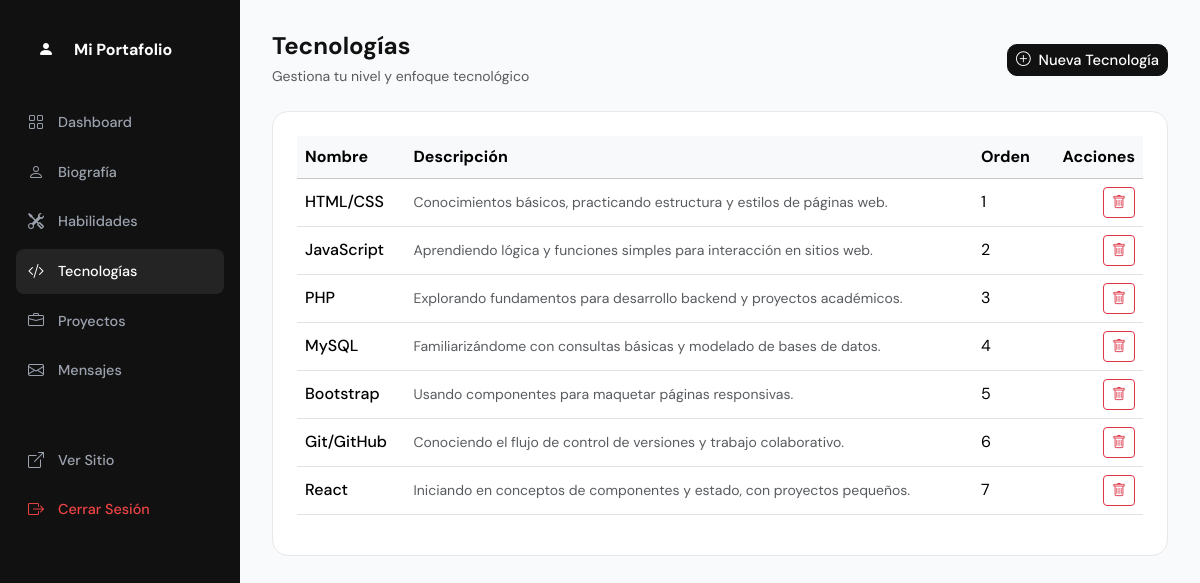
The page /dashboard/tecnologias.php (signed in) on the database its author committed.
### tables this page shows
CREATE TABLE IF NOT EXISTS tecnologias (
    id          INT AUTO_INCREMENT PRIMARY KEY,
    nombre      VARCHAR(100) NOT NULL,
    descripcion TEXT,
    orden       INT DEFAULT 0,
    created_at  TIMESTAMP DEFAULT CURRENT_TIMESTAMP
);

### includes/functions.php (called while the page is built, shortened)
<?php
function getTecnologias($pdo) {
    try {
        $stmt = $pdo->query("SELECT * FROM tecnologias ORDER BY orden ASC");
        return $stmt->fetchAll();
    } catch (Exception $e) {
        return null;
    }
}

### dashboard/tecnologias.php (the view, shortened to what this page needs)
<?php
require_once '../includes/db.php';
require_once '../includes/functions.php';
$tecnologias = getTecnologias($pdo) ?? [];
?>
<!DOCTYPE html>
<html lang="es">
<head>
    <link href="https://cdn.jsdelivr.net/npm/bootstrap@5.3.8/dist/css/bootstrap.min.css" rel="stylesheet">
    <link href="https://cdn.jsdelivr.net/npm/bootstrap-icons@1.11.0/font/bootstrap-icons.css" rel="stylesheet">
    <link href="../assets/css/style.css" rel="stylesheet">
</head>
<body>
<div class="dashboard-sidebar">
    <div class="brand"><div class="brand-icon"><i class="bi bi-person-fill"></i></div>Mi Portafolio</div>
    <a href="index.php" class="sidebar-link"><i class="bi bi-grid"></i> Dashboard</a>
    <a href="biografia.php" class="sidebar-link"><i class="bi bi-person"></i> Biografía</a>
    <a href="habilidades.php" class="sidebar-link"><i class="bi bi-tools"></i> Habilidades</a>
    <a href="tecnologias.php" class="sidebar-link active"><i class="bi bi-code-slash"></i> Tecnologías</a>
    <a href="proyectos.php" class="sidebar-link"><i class="bi bi-briefcase"></i> Proyectos</a>
    <a href="mensajes.php" class="sidebar-link"><i class="bi bi-envelope"></i> Mensajes</a>
    <div style="margin-top:auto;padding-top:40px;">
        <a href="../index.php" class="sidebar-link" target="_blank"><i class="bi bi-box-arrow-up-right"></i> Ver Sitio</a>
        <a href="logout.php" class="sidebar-link" style="color:#ef4444;"><i class="bi bi-box-arrow-right"></i> Cerrar Sesión</a>
    </div>
</div>
<div class="dashboard-content">
    <div class="d-flex justify-content-between align-items-center mb-4">
        <div>
            <h4 class="fw-bold mb-1">Tecnologías</h4>
            <p class="text-muted small mb-0">Gestiona tu nivel y enfoque tecnológico</p>
        </div>
        <button class="btn btn-dark btn-sm" data-bs-toggle="modal" data-bs-target="#modalTech">
            <i class="bi bi-plus-circle me-1"></i> Nueva Tecnología
        </button>
    </div>
    <div class="dashboard-card">
        <?php if (empty($tecnologias)): ?>
            <div class="text-center py-4 text-muted">
                <i class="bi bi-code-slash fs-1 d-block mb-2"></i>
                <p>No hay tecnologías aún.</p>
            </div>
        <?php else: ?>
            <div class="table-responsive">
                <table class="table align-middle">
                    <thead class="table-light">
                        <tr><th>Nombre</th><th>Descripción</th><th>Orden</th><th class="text-end">Acciones</th></tr>
                    </thead>
                    <tbody>
                        <?php foreach ($tecnologias as $t): ?>
                        <tr>
                            <td class="fw-medium"><?php echo htmlspecialchars($t['nombre']); ?></td>
                            <td><small class="text-muted"><?php echo htmlspecialchars($t['descripcion']); ?></small></td>
                            <td><?php echo $t['orden']; ?></td>
                            <td class="text-end">
                                <a href="?eliminar=<?php echo $t['id']; ?>"
                                   onclick="return confirm('¿Eliminar?')"
                                   class="btn btn-sm btn-outline-danger">
                                    <i class="bi bi-trash"></i>
                                </a>
                            </td>
                        </tr>
                        <?php endforeach; ?>
                    </tbody>
                </table>
            </div>
        <?php endif; ?>
    </div>
</div>
</body>
</html>

### assets/css/style.css (style rules this page uses)
:root { --color-dark: #111111; --color-gray-light: #f5f6f7; --color-border: #e8e8e8; --color-text-muted: #6b7280; --color-accent: #111111; --font-main: 'DM Sans', sans-serif; --transition: 0.2s ease; --radius: 12px; --radius-lg: 16px; }
*, *::before, *::after { box-sizing: border-box; }
body { font-family: var(--font-main); color: var(--color-dark); background: #ffffff; line-height: 1.6; -webkit-font-smoothing: antialiased; }
.brand-icon { width: 36px; height: 36px; background: var(--color-dark); border-radius: 8px; display: flex; align-items: center; justify-content: center; color: white; font-size: 16px; }
.btn-dark { background: var(--color-dark); border-color: var(--color-dark); font-weight: 500; border-radius: 10px; transition: all var(--transition); font-size: 0.92rem; }
html { scroll-behavior: smooth; }
.dashboard-sidebar { width: 240px; min-height: 100vh; background: var(--color-dark); position: fixed; left: 0; top: 0; z-index: 100; padding: 24px 16px; }
.dashboard-sidebar .brand { color: white; font-weight: 700; font-size: 1rem; padding: 8px 12px; margin-bottom: 24px; display: flex; align-items: center; gap: 10px; }
.sidebar-link { display: flex; align-items: center; gap: 10px; color: #9ca3af; text-decoration: none; padding: 10px 12px; border-radius: 8px; font-size: 0.9rem; font-weight: 500; margin-bottom: 4px; transition: all var(--transition); }
.sidebar-link:hover, .sidebar-link.active { background: rgba(255,255,255,0.08); color: white; }
.sidebar-link i { font-size: 16px; width: 20px; }
.dashboard-content { margin-left: 240px; min-height: 100vh; background: #f9fafb; padding: 32px; }
.dashboard-card { background: #ffffff; border: 1px solid var(--color-border); border-radius: var(--radius-lg); padding: 24px; }

### rows shown on the page
tecnologias: nombre "HTML/CSS", descripcion "Conocimientos básicos, practicando estructura y estilos de páginas web.", orden "1"
tecnologias: nombre "JavaScript", descripcion "Aprendiendo lógica y funciones simples para interacción en sitios web.", orden "2"
tecnologias: nombre "PHP", descripcion "Explorando fundamentos para desarrollo backend y proyectos académicos.", orden "3"
tecnologias: nombre "MySQL", descripcion "Familiarizándome con consultas básicas y modelado de bases de datos.", orden "4"
tecnologias: nombre "Bootstrap", descripcion "Usando componentes para maquetar páginas responsivas.", orden "5"
tecnologias: nombre "Git/GitHub", descripcion "Conociendo el flujo de control de versiones y trabajo colaborativo.", orden "6"
tecnologias: nombre "React", descripcion "Iniciando en conceptos de componentes y estado, con proyectos pequeños.", orden "7"
